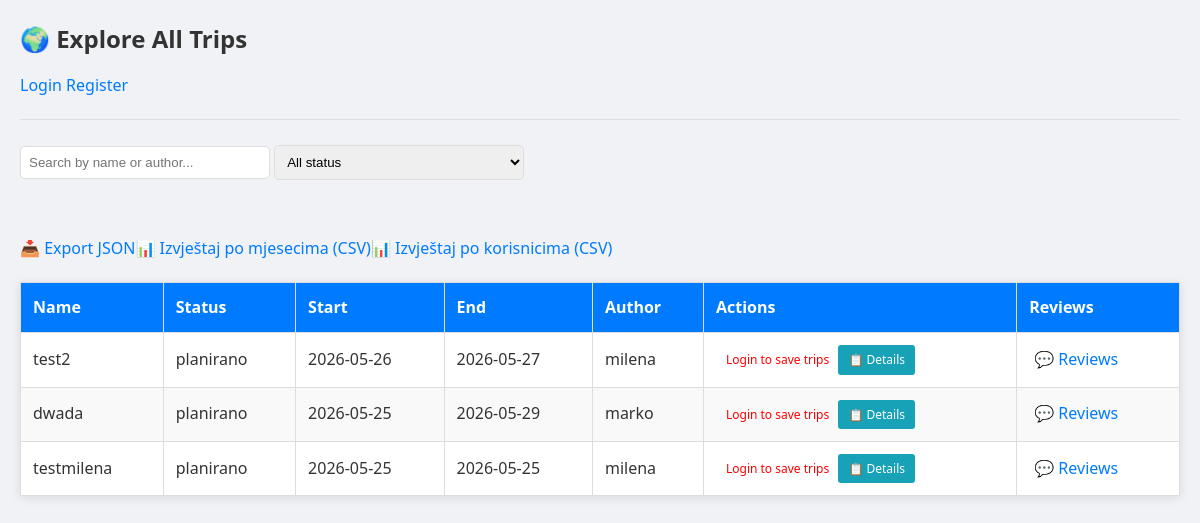
/explore.php, run on an earlier commit of the app's database.
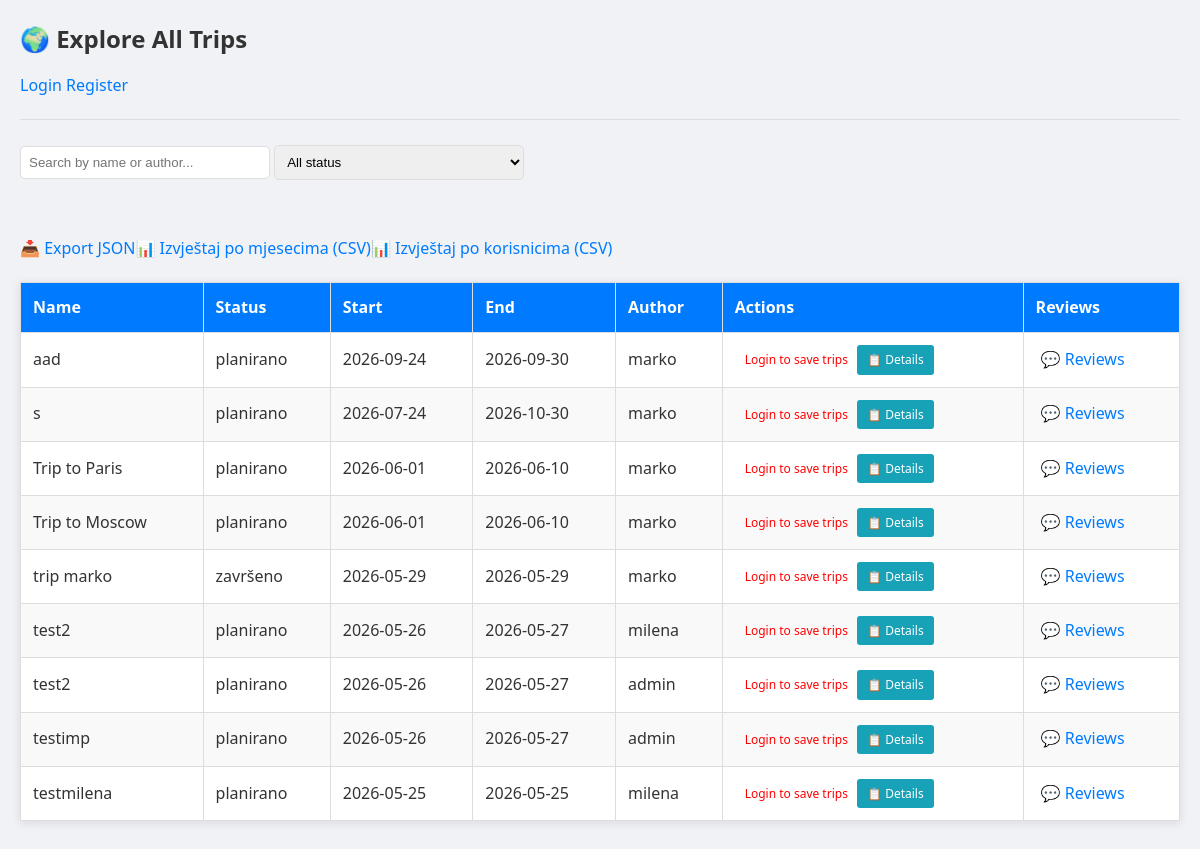
And on a later commit of the database.
### tables this page shows
CREATE TABLE `trip` (
  `id` int(11) NOT NULL AUTO_INCREMENT,
  `name` varchar(255) NOT NULL,
  `status` varchar(255) NOT NULL,
  `start_date` date NOT NULL,
  `end_date` date NOT NULL,
  `notes` varchar(255) DEFAULT NULL,
  `user_id` int(11) NOT NULL,
  `destination_id` int(11) DEFAULT NULL,
  PRIMARY KEY (`id`),
  KEY `user_id` (`user_id`),
  KEY `destination_id` (`destination_id`),
  CONSTRAINT `trip_ibfk_1` FOREIGN KEY (`user_id`) REFERENCES `user` (`id`),
  CONSTRAINT `trip_ibfk_2` FOREIGN KEY (`destination_id`) REFERENCES `destination` (`id`)
);

CREATE TABLE `user` (
  `id` int(11) NOT NULL AUTO_INCREMENT,
  `username` varchar(255) NOT NULL,
  `password` varchar(255) NOT NULL,
  `email` varchar(255) DEFAULT NULL,
  `type_id` int(11) NOT NULL DEFAULT 3,
  PRIMARY KEY (`id`),
  KEY `user_ibfk_1` (`type_id`),
  CONSTRAINT `user_ibfk_1` FOREIGN KEY (`type_id`) REFERENCES `user_type` (`id`)
);

### explore.php (the view, shortened to what this page needs)
<?php
global $conn;
$user_id = $_SESSION['user_id'] ?? null;
$user_type = $_SESSION['user_type'] ?? null;
$sql = "SELECT t.*, u.username as author_name, u.id as author_id
        FROM trip t
        JOIN user u ON t.user_id = u.id
        ORDER BY t.start_date DESC";
$result = $conn->query($sql);
?>
<!doctype html>
<html lang="en">
<head>
    <link rel="stylesheet" href="style.css">
</head>
<body>
<h2>🌍 Explore All Trips</h2>
<?php if(isset($_SESSION['username'])): ?>
    <p>Welcome, <?php echo $_SESSION['username']; ?>!</p>
    <a href="dashboard.php">My Dashboard</a>
    <a href="saved_trips.php">Saved Trips</a>
    <a href="logout.php"><button>Logout</button></a>
<?php else: ?>
    <a href="login.php">Login</a>
    <a href="register.php">Register</a>
<?php endif; ?>
<hr>
<div>
    <input type="text" id="searchInput" placeholder="Search by name or author..." onkeyup="filterTrips()">
    <select id="statusFilter" onchange="filterTrips()">
        <option value="">All status</option>
    </select>
</div>
<br>
<table border="1" id="tripsTable">
    <thead>
    <tr>
        <th>Name</th>
        <th>Status</th>
        <th>Start</th>
        <th>End</th>
        <th>Author</th>
        <th>Actions</th>
        <th>Reviews</th>
    </tr>
    </thead>
    <tbody id="tripsBody">
    <?php while($row = $result->fetch_assoc()): ?>
        <tr id="trip-row-<?php echo $row['id']; ?>"
            data-name="<?php echo strtolower(htmlspecialchars($row['name'])); ?>"
            data-author="<?php echo strtolower(htmlspecialchars($row['author_name'])); ?>"
            data-status="<?php echo $row['status']; ?>">
            <td class="trip-name"><?php echo htmlspecialchars($row['name']); ?></td>
            <td class="trip-status"><?php echo htmlspecialchars($row['status']); ?></td>
            <td class="trip-start"><?php echo $row['start_date']; ?></td>
            <td class="trip-end"><?php echo $row['end_date']; ?></td>
            <td class="trip-author"><?php echo htmlspecialchars($row['author_name']); ?></td>
                <td><?php if(isset($_SESSION['username'])): ?>
                    <a href="javascript:void(0)" class="save-btn" data-id="<?php echo $row['id']; ?>">💾 Sačuvaj</a>
                    <?php if(($user_type == 1) || ($user_id == $row['author_id'])): ?>
            <a href="edit_trip.php?id=<?php echo $row['id']; ?>">✏️</a>
                    <?php endif; ?>
                    <?php if(($user_type == 1 || $user_type == 2) || ($user_id == $row['author_id'])): ?>
            <a href="javascript:void(0)" class="delete-btn" data-id="<?php echo $row['id']; ?>">🗑️</a>
                    <?php endif; ?>
                <?php else: ?>
                    <span>Login to save trips</span>
                <?php endif; ?>
                    <a href="trip_details.php?id=<?php echo $row['id']; ?>" class="btn-details">📋 Details</a>
            </td>
            <td>
                <a href="reviews.php?trip_id=<?php echo $row['id']; ?>">💬 Reviews</a>
            </td>
        </tr>
    <?php endwhile; ?>
    </tbody>
    <br>
    <a href="export_json.php">📥 Export JSON</a>
    <a href="report_monthly.php">📊 Izvještaj po mjesecima (CSV)</a>
    <a href="report_by_user.php">📊 Izvještaj po korisnicima (CSV)</a>
</body>
</html>

### style.css (style rules this page uses)
* { margin: 0; padding: 0; box-sizing: border-box; }
body { font-family: 'Segoe UI', Tahoma, Geneva, Verdana, sans-serif; background: #f0f2f5; color: #333; line-height: 1.6; padding: 20px; }
a { text-decoration: none; color: #007bff; }
input[type="text"], input[type="password"], input[type="email"], input[type="date"], input[type="url"], select, textarea { width: 250px; padding: 8px; border: 1px solid #ddd; border-radius: 5px; margin: 5px 0; }
span { color: red; font-size: 12px; margin-left: 10px; }
table { background: white; border-collapse: collapse; width: 100%; margin: 20px 0; box-shadow: 0 2px 10px rgba(0,0,0,0.1); }
th, td { border: 1px solid #ddd; padding: 12px; text-align: left; }
th { background: #007bff; color: white; }
tr:nth-child(even) { background: #f9f9f9; }
.btn-details { display: inline-block; padding: 5px 10px; background: #17a2b8; color: white; text-decoration: none; border-radius: 3px; font-size: 12px; }
h2, h3 { color: #333; margin-bottom: 15px; }
hr { margin: 20px 0; border: none; border-top: 1px solid #ddd; }
table a { margin: 0 5px; font-size: 16px; }

What changed in the data, as far as the page shows it:
removed trip: name "dwada", status "planirano", start_date "2026-05-25", end_date "2026-05-29", user.username "marko"
added trip: name "aad", status "planirano", start_date "2026-09-24", end_date "2026-09-30", user.username "marko"
added trip: name "s", status "planirano", start_date "2026-07-24", end_date "2026-10-30", user.username "marko"
added trip: name "Trip to Paris", status "planirano", start_date "2026-06-01", end_date "2026-06-10", user.username "marko"
added trip: name "Trip to Moscow", status "planirano", start_date "2026-06-01", end_date "2026-06-10", user.username "marko"
added trip: name "trip marko", status "završeno", start_date "2026-05-29", end_date "2026-05-29", user.username "marko"
added trip: name "test2", status "planirano", start_date "2026-05-26", end_date "2026-05-27", user.username "admin"
added trip: name "testimp", status "planirano", start_date "2026-05-26", end_date "2026-05-27", user.username "admin"
